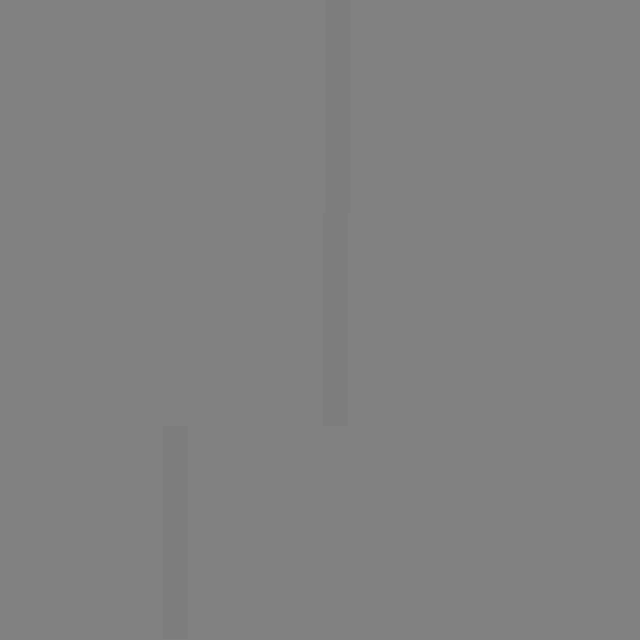
Frame 1 (no input)
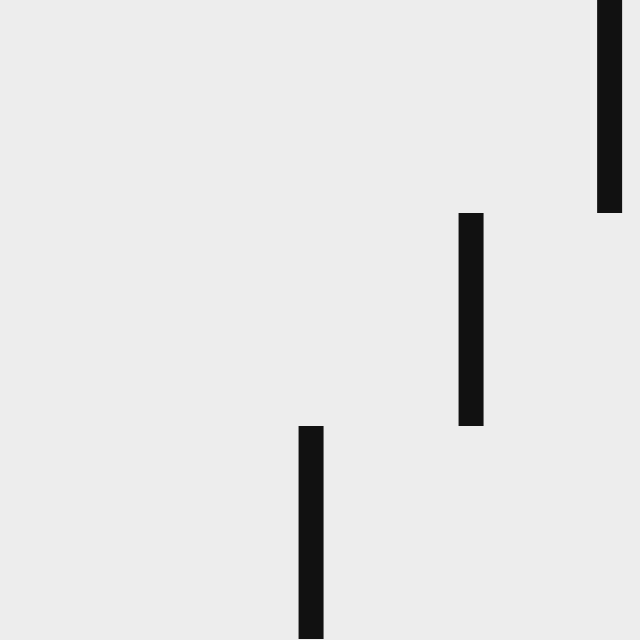
Frame 60 (the mouse pressed at the canvas centre just before this capture)
Frame 120 (the mouse held since frame 60 and released just before this capture): identical to frame 60, image omitted

The Processing sketch that drew these frames (run headless with seeded random() and noise(); from frame 60 on, the mouse is pressed at the canvas centre):

// Processing sketch: build
// ── build.pde
/*
 * further use cases
 * wave inverting colors
 */

void setup() {
  size(640, 640);
  frameRate(30);
  noStroke();
  smooth();
}

void draw () {
  float bg = map(sin(radians(frameCount)), -1, 1, 0, 255);
  float fg = map(sin(radians(frameCount)), -1, 1, 255, 0);
  // ---
  background(bg);
  fill(fg);
  // ---
  translate(width/2, 0);
  // ---
  float h = height / 3;
  float wave_1 = sin(radians(frameCount)) * width / 2;
  rect(wave_1, 0, 25, h);
  // ---
  float wave_2 = map(sin(radians(frameCount)), -1, 1, -160, 160);
  rect(wave_2, h, 25, h);
  // ---
  float wave_3 = map(sin(radians(frameCount)), -1, 1, -width / 2, 0);
  rect(wave_3, h * 2, 25, h);
  // ---
}
